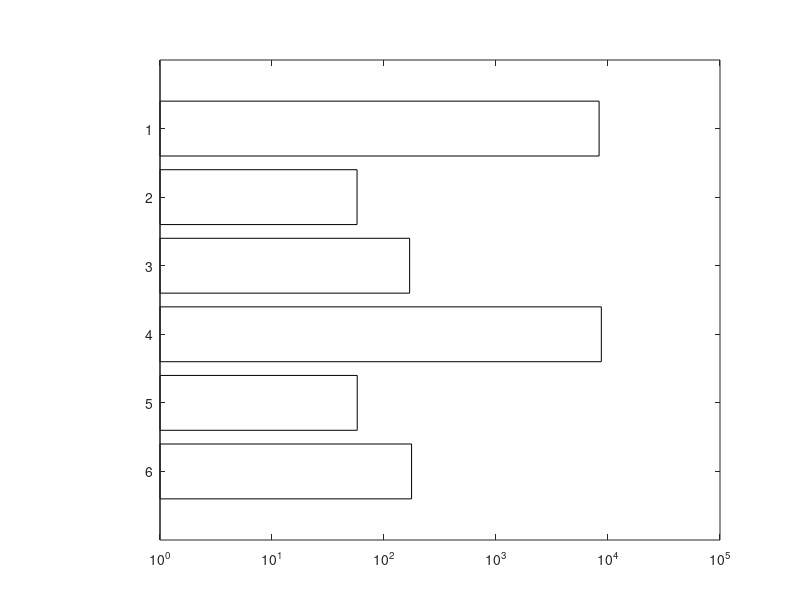

The MATLAB source for this figure: (Note: this script raises an error after producing the figure.)
function plotLogBarChart()
% Log-scale bar chart with integer labels and clean text formatting
% Based on matrix condition numbers and norms (Theorem 6.2 format)

    % === MATRIX SETUP ===
    d = 100;                  
    M1 = rand(d);
    M2 = rand(d);
    condM1 = cond(M1);
    condM2 = cond(M2);
    normType = 'fro';

    % === MEASUREMENTS ===
    normM1     = norm(M1, normType);
    normM1_inv = norm(inv(M1), normType);
    normM2     = norm(M2, normType);
    normM2_inv = norm(inv(M2), normType);

    scalars = [condM1, normM1, normM1_inv, condM2, normM2, normM2_inv];

    % === CLEAN LABELS (no LaTeX, just plain || ||)
    labels = {
        'cond(M1)', ...
        '||M1||', ...
        '||M1^{-1}||', ...
        'cond(M2)', ...
        '||M2||', ...
        '||M2^{-1}||'
    };

    groupColors = [1 1 1 2 2 2];  
    colors = [0.2 0.4 0.8; 0.85 0.2 0.2];  

    % === TITLE INFO
    timestamp = datestr(now, 'yyyy-mm-dd HH:MM:SS');
    titleLine1 = '\bf\fontsize{16}Theorem 6.2 – Log-Scale Condition Numbers and Norms';
    titleLine2 = sprintf('\\fontsize{14}Matrix Size: %dx%d   |   cond(M1) = %d   |   cond(M2) = %d', ...
                         d, d, round(condM1), round(condM2));
    titleLine3 = sprintf('\\fontsize{12}Norm Type: %s   |   Generated: %s', ...
                         normType, timestamp);

    % === FILE NAME
    filenameBase = sprintf('M%d_CN1_%d_CN2_%d', d, round(condM1), round(condM2));
    filenameBase = regexprep(filenameBase, '[^\w]', '_');

    chartFolder = 'Charts';
    if ~exist(chartFolder, 'dir'); mkdir(chartFolder); end

    % === CREATE FIGURE & AXES
    figure;
    ax = axes('Position', [0.2 0.1 0.7 0.8]);
    b = barh(ax, scalars, 'FaceColor', 'flat');

    % === LOG SCALE
    safeScalars = scalars(scalars > 0);
    xMin = 10^floor(log10(min(safeScalars))) / 10;
    xMax = 10^ceil(log10(max(safeScalars))) * 10;
    set(ax, 'XScale', 'log');
    xlim(ax, [xMin, xMax]);
    set(ax, 'YDir', 'reverse');

    % === COLOR ASSIGNMENT
    for i = 1:numel(scalars)
        b.CData(i,:) = colors(groupColors(i), :);
    end

    % === GRID
    grid(ax, 'on');
    ax.XMinorGrid = 'on';
    ax.MinorGridAlpha = 0.3;
    ax.MinorGridLineStyle = ':';

    % === AXIS LABELS
    xlabel(ax, 'Value (log scale)', 'FontSize', 14, 'FontName', 'Arial');
    set(ax, 'YTick', 1:numel(labels), ...
            'YTickLabel', labels, ...
            'TickLabelInterpreter', 'tex', ...
            'FontSize', 12, ...
            'FontName', 'Arial');

    % === TITLES (3 lines)
    title(ax, {titleLine1; titleLine2; titleLine3}, 'Interpreter', 'tex');

    % === VALUE LABELS (integers only)
    for i = 1:numel(scalars)
        labelStr = sprintf('%d', round(scalars(i)));
        text(ax, scalars(i)*1.3, i, ...
             labelStr, ...
             'HorizontalAlignment','left', ...
             'VerticalAlignment','middle', ...
             'FontSize', 10, ...
             'FontName', 'Arial');
    end

    % === LEGEND
    hold on;
    hM1 = barh(nan, nan, 'FaceColor', colors(1,:));
    hM2 = barh(nan, nan, 'FaceColor', colors(2,:));
    legend([hM1, hM2], {'M1 group', 'M2 group'}, ...
           'Location', 'southoutside', 'Orientation', 'horizontal');
    hold off;

    % === EXPORT
    pngFile = fullfile(chartFolder, [filenameBase '.png']);
    pdfFile = fullfile(chartFolder, [filenameBase '.pdf']);

    saveas(gcf, pngFile);
    print(gcf, pdfFile, '-dpdf', '-bestfit');

    fprintf('✅ Chart saved:\n- %s\n- %s\n', pngFile, pdfFile);
end
